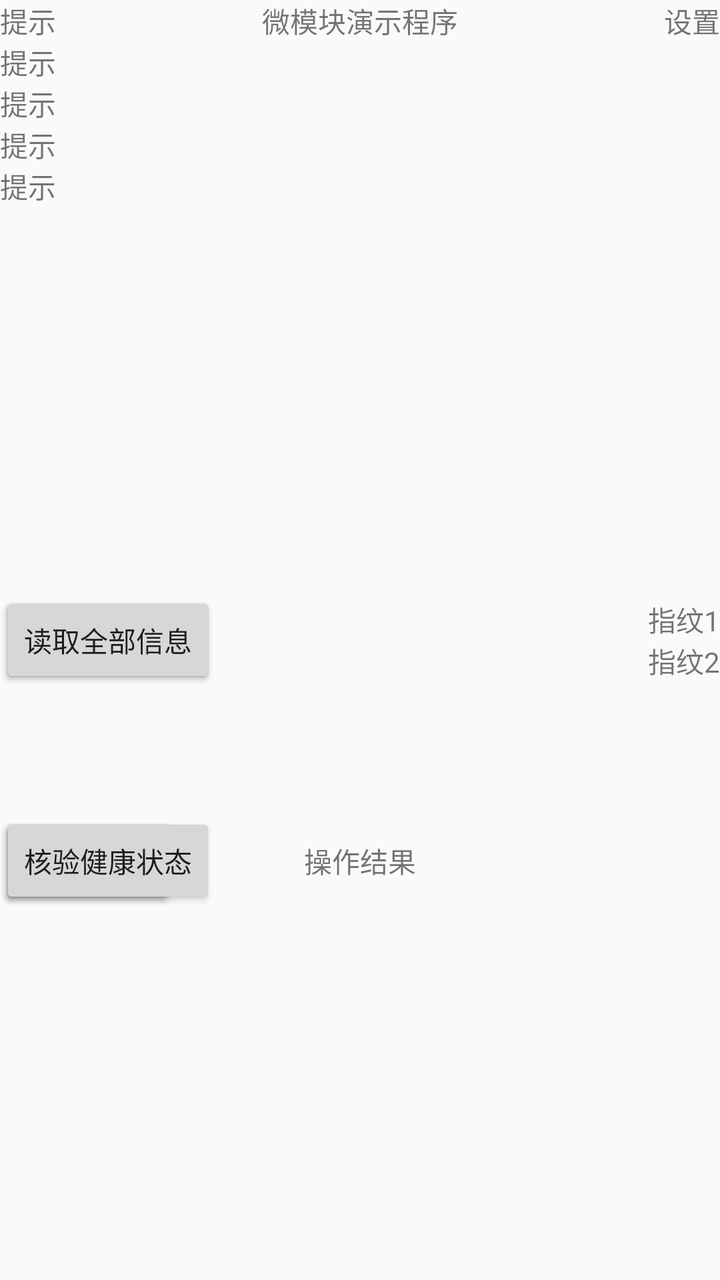
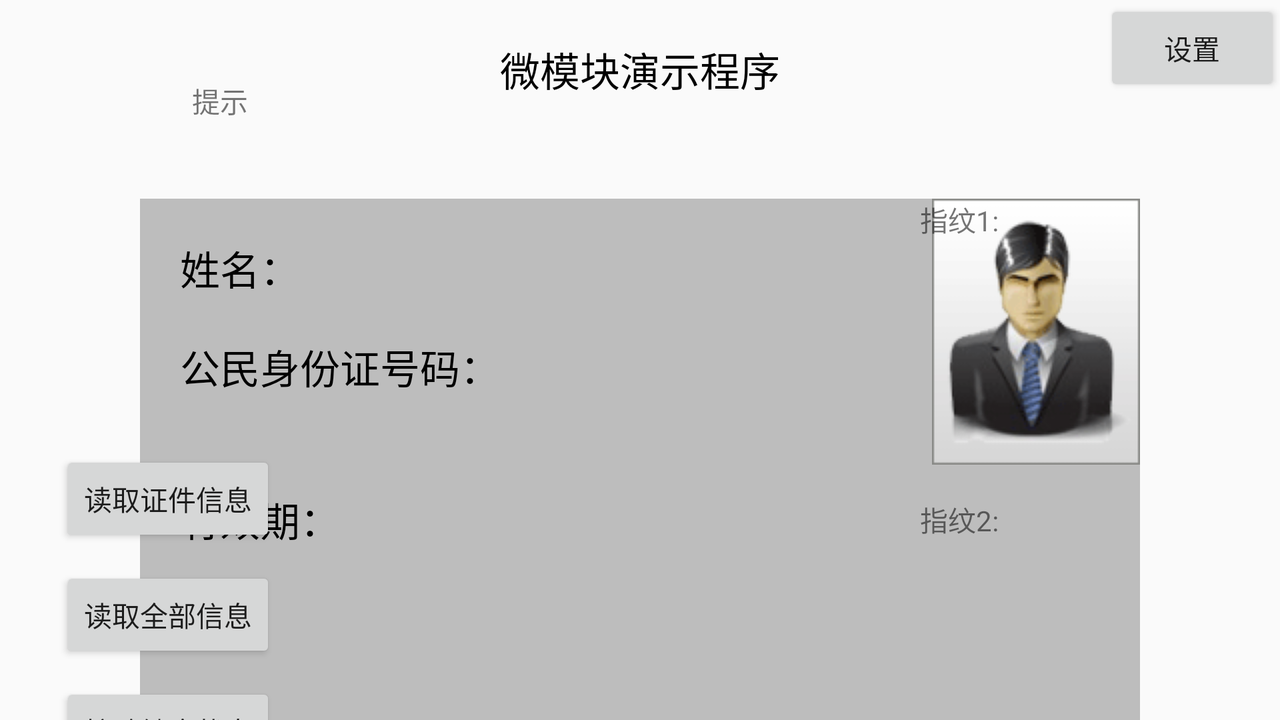

Compare how this app lays out the same screen by default and in its alternative resource folder. The renders come first, then the two layout files and the values they reference.
<!-- AndroidManifest.xml: application theme Theme.MR230m -->
<!-- res/layout/fragment_home.xml -->
<?xml version="1.0" encoding="utf-8"?>
<layout xmlns:android="http://schemas.android.com/apk/res/android"
    xmlns:app="http://schemas.android.com/apk/res-auto">
    <data>

    </data>

    <androidx.constraintlayout.widget.ConstraintLayout
        android:layout_width="match_parent"
        android:layout_height="match_parent">
        <LinearLayout
            android:layout_width="wrap_content"
            android:layout_height="wrap_content"
            android:orientation="vertical"
            app:layout_constraintTop_toTopOf="parent"
            app:layout_constraintStart_toStartOf="parent">
            <TextView
                android:layout_width="wrap_content"
                android:layout_height="wrap_content"
                android:text="提示"/>
            <TextView
                android:layout_width="wrap_content"
                android:layout_height="wrap_content"
                android:text="提示"/>
            <TextView
                android:layout_width="wrap_content"
                android:layout_height="wrap_content"
                android:text="提示"/>
            <TextView
                android:layout_width="wrap_content"
                android:layout_height="wrap_content"
                android:text="提示"/>
            <TextView
                android:layout_width="wrap_content"
                android:layout_height="wrap_content"
                android:text="提示"/>

        </LinearLayout>

        <TextView
            android:layout_width="wrap_content"
            android:layout_height="wrap_content"
            android:text="微模块演示程序"
            app:layout_constraintTop_toTopOf="parent"
            app:layout_constraintStart_toStartOf="parent"
            app:layout_constraintEnd_toEndOf="parent"/>

        <TextView
            android:layout_width="wrap_content"
            android:layout_height="wrap_content"
            android:text="设置"
            app:layout_constraintTop_toTopOf="parent"
            app:layout_constraintEnd_toEndOf="parent"/>


        <Button
            android:layout_width="wrap_content"
            android:layout_height="wrap_content"
            android:text="读取核验信息"
            app:layout_constraintTop_toTopOf="@id/cardMsg"
            app:layout_constraintBottom_toBottomOf="@id/cardMsg"
            app:layout_constraintStart_toStartOf="parent"/>

        <Button
            android:layout_width="wrap_content"
            android:layout_height="wrap_content"
            android:text="读取全部信息"
            app:layout_constraintTop_toTopOf="@id/cardMsg"
            app:layout_constraintBottom_toBottomOf="@id/cardMsg"
            app:layout_constraintStart_toStartOf="parent"/>

        <androidx.constraintlayout.widget.ConstraintLayout
            android:id="@+id/cardMsg"
            android:layout_width="wrap_content"
            android:layout_height="wrap_content"
            app:layout_constraintStart_toStartOf="parent"
            app:layout_constraintEnd_toEndOf="parent"
            app:layout_constraintTop_toTopOf="parent"
            app:layout_constraintBottom_toBottomOf="parent">



        </androidx.constraintlayout.widget.ConstraintLayout>

        <LinearLayout
            android:layout_width="wrap_content"
            android:layout_height="wrap_content"
            android:orientation="vertical"
            app:layout_constraintTop_toTopOf="parent"
            app:layout_constraintBottom_toBottomOf="parent"
            app:layout_constraintRight_toRightOf="parent">

            <TextView
                android:layout_width="wrap_content"
                android:layout_height="wrap_content"
                android:text="指纹1"/>
            <TextView
                android:layout_width="wrap_content"
                android:layout_height="wrap_content"
                android:text="指纹2"/>

        </LinearLayout>


        <Button
            android:layout_width="wrap_content"
            android:layout_height="wrap_content"
            android:text="核验人脸"
            app:layout_constraintTop_toTopOf="@id/result"
            app:layout_constraintBottom_toBottomOf="@id/result"
            app:layout_constraintStart_toStartOf="parent"/>

        <Button
            android:layout_width="wrap_content"
            android:layout_height="wrap_content"
            android:text="核验指纹"
            app:layout_constraintTop_toTopOf="@id/result"
            app:layout_constraintBottom_toBottomOf="@id/result"
            app:layout_constraintStart_toStartOf="parent"/>

        <Button
            android:layout_width="wrap_content"
            android:layout_height="wrap_content"
            android:text="核验健康状态"
            app:layout_constraintTop_toTopOf="@id/result"
            app:layout_constraintBottom_toBottomOf="@id/result"
            app:layout_constraintStart_toStartOf="parent"/>

        <TextView
            android:id="@+id/result"
            android:layout_width="wrap_content"
            android:layout_height="wrap_content"
            android:layout_marginTop="100dp"
            android:text="操作结果"
            app:layout_constraintTop_toTopOf="@id/cardMsg"
            app:layout_constraintStart_toStartOf="parent"
            app:layout_constraintEnd_toEndOf="parent"/>
    </androidx.constraintlayout.widget.ConstraintLayout>
</layout>
<!-- resources referenced by this layout -->
<resources>
  <style name="Theme.MR230m" parent="Theme.AppCompat.DayNight.NoActionBar">
      </style>
</resources>
<!-- res/layout-land/fragment_home.xml (the repository's variant of the layout above) -->
<!-- drawn on the phone turned sideways -->
<?xml version="1.0" encoding="utf-8"?>
<layout xmlns:android="http://schemas.android.com/apk/res/android"
    xmlns:app="http://schemas.android.com/apk/res-auto">
    <data>
        
        <variable
            name="cardInfo"
            type="org.zz.bean.IDCardRecord" />

        <variable
            name="vm"
            type="com.miaxis.mr230m.viewmodel.DemoViewModel" />
    </data>

    <androidx.constraintlayout.widget.ConstraintLayout
        android:layout_width="match_parent"
        android:layout_height="match_parent">
        <LinearLayout
            android:layout_width="200dp"
            android:layout_height="wrap_content"
            android:orientation="vertical"
            android:layout_marginStart="10dp"
            android:layout_marginTop="10dp"
            android:padding="30dp"
            android:background="@drawable/bg_blackline"
            app:layout_constraintTop_toTopOf="parent"
            app:layout_constraintStart_toStartOf="parent">
            <TextView
                android:layout_width="wrap_content"
                android:layout_height="wrap_content"
                android:layout_gravity="center"
                android:gravity="center"
                android:text="提示"/>

            <TextView
                android:visibility="gone"
                android:id="@+id/timeTip"
                android:layout_width="wrap_content"
                android:layout_height="wrap_content"
                android:layout_gravity="center"
                android:gravity="center"
                android:text="20220906  12:01:23" />
            <TextView
                android:id="@+id/weiTip"
                android:layout_width="wrap_content"
                android:layout_height="wrap_content"
                android:layout_gravity="center"
                android:gravity="center"
                android:text=""/>
            <TextView
                 android:visibility="gone"
                android:id="@+id/fingerTip"
                android:layout_width="wrap_content"
                android:layout_height="wrap_content"
                android:layout_gravity="center"
                android:gravity="center"
                android:text="指纹仪连接成功"/>
            <TextView
                 android:visibility="gone"
                android:id="@+id/cameraTip"
                android:layout_width="wrap_content"
                android:layout_height="wrap_content"
                android:layout_gravity="center"
                android:gravity="center"
                android:text="摄像头连接成功"/>

        </LinearLayout>

        <TextView
            android:id="@+id/title"
            android:layout_width="wrap_content"
            android:layout_height="wrap_content"
            android:layout_marginTop="20dp"
            android:textColor="@color/black"
            android:textSize="20sp"
            android:text="微模块演示程序"
            app:layout_constraintTop_toTopOf="parent"
            app:layout_constraintStart_toStartOf="parent"
            app:layout_constraintEnd_toEndOf="parent"/>

        <Button
            android:id="@+id/HomeSetting"
            android:layout_width="wrap_content"
            android:layout_height="wrap_content"
            android:text="设置"
            android:onClick="OnClickSetting"
            app:layout_constraintTop_toTopOf="parent"
            app:layout_constraintEnd_toEndOf="parent"/>


        <Button
            android:id="@+id/btnReadVerify"
            android:layout_width="wrap_content"
            android:layout_height="wrap_content"
            android:layout_marginLeft="30dp"
            android:text="读取证件信息"
            app:layout_constraintTop_toTopOf="@id/cardMsg"
            app:layout_constraintBottom_toBottomOf="@id/cardMsg"
            app:layout_constraintStart_toStartOf="parent"/>

        <Button
            android:id="@+id/btnReadFull"
            android:layout_width="wrap_content"
            android:layout_height="wrap_content"
            android:layout_marginTop="10dp"
            android:text="读取全部信息"
            app:layout_constraintStart_toStartOf="@id/btnReadVerify"
            app:layout_constraintTop_toBottomOf="@id/btnReadVerify"/>

        <Button
             
            android:id="@+id/btnHealthVerify"
            android:layout_width="wrap_content"
            android:layout_height="wrap_content"
            android:layout_marginTop="10dp"
            android:text="核验健康状态"
            app:layout_constraintTop_toBottomOf="@id/btnReadFull"
            app:layout_constraintStart_toStartOf="@id/btnReadFull"/>

        <androidx.constraintlayout.widget.ConstraintLayout
            android:id="@+id/cardMsg"
            android:layout_width="500dp"
            android:layout_height="300dp"
            android:background="#BDBDBD"
            android:layout_marginTop="50dp"
            app:layout_constraintStart_toStartOf="parent"
            app:layout_constraintEnd_toEndOf="parent"
            app:layout_constraintTop_toBottomOf="@id/title">
            <LinearLayout
                android:id="@+id/nameLinear"
                android:layout_width="wrap_content"
                android:layout_height="wrap_content"
                app:layout_constraintTop_toTopOf="parent"
                android:layout_marginTop="20dp"
                android:layout_marginLeft="20dp"
                app:layout_constraintStart_toStartOf="parent">
                <TextView
                    android:layout_width="wrap_content"
                    android:layout_height="wrap_content"
                    android:textColor="@color/black"
                    android:textSize="20sp"
                    android:text="姓名："/>
                <TextView
                    android:id="@+id/nameTxt"
                    android:layout_width="wrap_content"
                    android:layout_height="wrap_content"
                    android:textColor="@color/black"
                    android:textSize="20sp"/>
            </LinearLayout>
            <LinearLayout
                 android:visibility="gone"
                android:id="@+id/birLinear"
                android:layout_width="wrap_content"
                android:layout_height="wrap_content"
                android:layout_marginTop="20dp"
                app:layout_constraintTop_toBottomOf="@id/nameLinear"
                app:layout_constraintStart_toStartOf="@id/nameLinear">
                <TextView
                    android:layout_width="wrap_content"
                    android:layout_height="wrap_content"
                    android:textColor="@color/black"
                    android:textSize="20sp"
                    android:text="出生："/>
                <TextView
                    android:id="@+id/birTxt"
                    android:layout_width="wrap_content"
                    android:layout_height="wrap_content"
                    android:textColor="@color/black"
                    android:textSize="20sp"/>
            </LinearLayout>
            <LinearLayout
                android:id="@+id/numLinear"
                android:layout_width="wrap_content"
                android:layout_height="wrap_content"
                android:layout_marginTop="20dp"
                android:orientation="vertical"
                app:layout_constraintTop_toBottomOf="@id/birLinear"
                app:layout_constraintStart_toStartOf="@id/birLinear">
                <TextView
                    android:layout_width="wrap_content"
                    android:layout_height="wrap_content"
                    android:textColor="@color/black"
                    android:textSize="20sp"
                    android:text="公民身份证号码："/>
                <TextView
                    android:id="@+id/numTxt"
                    android:layout_width="wrap_content"
                    android:layout_height="wrap_content"
                    android:textColor="@color/black"
                    android:textSize="20sp"
                    android:text="@{cardInfo.cardNumber}"/>
            </LinearLayout>
            <LinearLayout
                android:id="@+id/timeLinear"
                android:layout_width="wrap_content"
                android:layout_height="wrap_content"
                android:layout_marginTop="20dp"
                android:orientation="vertical"
                app:layout_constraintTop_toBottomOf="@id/numLinear"
                app:layout_constraintStart_toStartOf="@id/numLinear">
                <TextView
                    android:layout_width="wrap_content"
                    android:layout_height="wrap_content"
                    android:textColor="@color/black"
                    android:textSize="20sp"
                    android:text="有效期："/>
                <TextView
                    android:id="@+id/timeTxt"
                    android:layout_width="wrap_content"
                    android:layout_height="wrap_content"
                    android:textColor="@color/black"
                    android:textSize="20sp"/>
            </LinearLayout>
            <ImageView
                android:id="@+id/imageIdcard"
                android:layout_width="wrap_content"
                android:layout_height="wrap_content"
                android:layout_gravity="top"
                android:contentDescription="身份证"
                android:src="@drawable/card"
                app:layout_constraintTop_toTopOf="parent"
                app:layout_constraintEnd_toEndOf="parent"/>

        </androidx.constraintlayout.widget.ConstraintLayout>

        <LinearLayout
            android:layout_width="150dp"
            android:layout_height="300dp"
            android:layout_marginRight="30dp"
            android:orientation="vertical"
            android:background="@drawable/bg_blackline"
            app:layout_constraintTop_toTopOf="@id/cardMsg"
            app:layout_constraintRight_toRightOf="parent">

            <TextView
                android:id="@+id/finger1"
                android:layout_width="match_parent"
                android:layout_height="0dp"
                android:layout_weight="1"
                android:text="指纹1:"/>
            <TextView
                android:id="@+id/finger2"
                android:layout_width="match_parent"
                android:layout_height="0dp"
                android:layout_weight="1"
                android:text="指纹2:"/>

        </LinearLayout>


        <Button
             
            android:id="@+id/btnFaceVerify"
            android:layout_width="wrap_content"
            android:layout_height="wrap_content"
            android:enabled="false"
            android:text="    核验人脸    "
            app:layout_constraintStart_toStartOf="@id/btnReadVerify"
            app:layout_constraintTop_toTopOf="@id/result"/>

        <Button
             
            android:id="@+id/btnFingerVerify"
            android:layout_width="wrap_content"
            android:layout_height="wrap_content"
            android:enabled="false"
            android:text="    核验指纹    "
            app:layout_constraintTop_toBottomOf="@id/btnFaceVerify"
            app:layout_constraintStart_toStartOf="@id/btnFaceVerify"/>

        <Button
            android:visibility="invisible"
            android:id="@+id/btnReadFor"
            android:layout_width="wrap_content"
            android:layout_height="wrap_content"
            android:text="    循环读卡    "
            app:layout_constraintTop_toBottomOf="@id/btnFingerVerify"
            app:layout_constraintStart_toStartOf="@id/btnFingerVerify"/>

        <TextView
            android:id="@+id/result"
            android:layout_width="500dp"
            android:layout_height="140dp"
            android:layout_marginTop="30dp"
            android:background="@drawable/bg_blackline"
            android:text="操作结果"
            app:layout_constraintTop_toBottomOf="@id/cardMsg"
            app:layout_constraintStart_toStartOf="@id/cardMsg"/>
    </androidx.constraintlayout.widget.ConstraintLayout>
</layout>
<!-- resources referenced by the variant -->
<!-- as the phone turned sideways resolves them -->
<resources>
  <!-- drawable card: bmp bitmap (drawable-mdpi, 41550 bytes) -->
  <style name="Theme.MR230m" parent="Theme.AppCompat.DayNight.NoActionBar">
      </style>
</resources>
